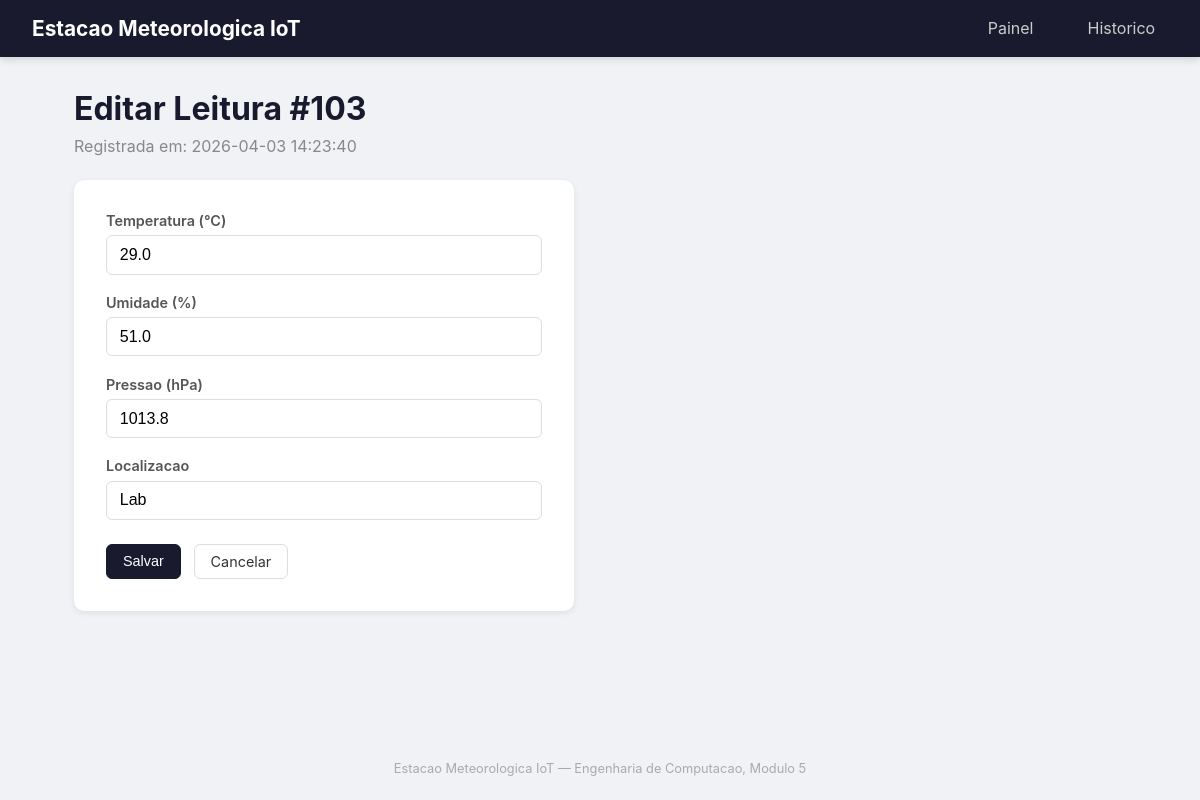
The page /leituras/103 on the database its author committed.
### tables this page shows
CREATE TABLE leituras (
    id INTEGER PRIMARY KEY AUTOINCREMENT,
    temperatura REAL NOT NULL,
    umidade REAL NOT NULL,
    pressao REAL,
    localizacao TEXT DEFAULT 'Lab',
    timestamp DATETIME DEFAULT (datetime('now','localtime'))
);

### app.py (the view)
@app.route('/leituras/<int:id>', methods=['GET'])
def detalhe(id):
    leitura = buscar_leitura(id)
    if not leitura:
        return jsonify({'erro': 'Leitura não encontrada'}), 404
    if request.args.get('formato') == 'json':
        return jsonify(leitura)
    return render_template('editar.html', leitura=leitura)

### database.py (called while the page is built)
def get_db_connection():
    conn = sqlite3.connect(DATABASE, timeout=10)
    conn.execute('PRAGMA journal_mode=WAL')
    conn.execute('PRAGMA busy_timeout=5000')
    conn.row_factory = sqlite3.Row
    return conn

def buscar_leitura(id):
    conn = get_db_connection()
    leitura = conn.execute('SELECT * FROM leituras WHERE id = ?', (id,)).fetchone()
    conn.close()
    if leitura:
        return dict(leitura)
    return None

### templates/editar.html (shortened to what this page needs)
{% extends "base.html" %}
{% block content %}
<h1>Editar Leitura #{{ leitura.id }}</h1>
<p class="subtitle">Registrada em: {{ leitura.timestamp }}</p>
<form id="form-editar" class="form-card">
    <div class="form-group">
        <label for="temperatura">Temperatura (&#176;C)</label>
        <input type="number" step="0.1" id="temperatura" name="temperatura"
               value="{{ leitura.temperatura }}" required>
    </div>
    <div class="form-group">
        <label for="umidade">Umidade (%)</label>
        <input type="number" step="0.1" id="umidade" name="umidade"
               value="{{ leitura.umidade }}" required>
    </div>
    <div class="form-group">
        <label for="pressao">Pressao (hPa)</label>
        <input type="number" step="0.1" id="pressao" name="pressao"
               value="{{ leitura.pressao if leitura.pressao else '' }}">
    </div>
    <div class="form-group">
        <label for="localizacao">Localizacao</label>
        <input type="text" id="localizacao" name="localizacao"
               value="{{ leitura.localizacao }}">
    </div>
    <div class="form-actions">
        <button type="submit" class="btn btn-primary">Salvar</button>
        <a href="{{ url_for('listar') }}" class="btn">Cancelar</a>
    </div>
</form>
{% endblock %}

### static/css/style.css (style rules this page uses)
* { margin: 0; padding: 0; box-sizing: border-box; }
body { font-family: -apple-system, BlinkMacSystemFont, 'Segoe UI', Roboto, sans-serif; background: #f0f2f5; color: #333; min-height: 100vh; display: flex; flex-direction: column; }
.btn { display: inline-block; padding: 0.5rem 1rem; border: 1px solid #ddd; border-radius: 6px; background: #fff; color: #333; cursor: pointer; font-size: 0.9rem; text-decoration: none; transition: all 0.2s; }
.btn-primary { background: #1a1a2e; color: #fff; border-color: #1a1a2e; }
.form-card { background: #fff; border-radius: 10px; padding: 2rem; max-width: 500px; box-shadow: 0 2px 6px rgba(0,0,0,0.08); }
.form-group { margin-bottom: 1.2rem; }
.form-group label { display: block; margin-bottom: 0.4rem; font-weight: 600; font-size: 0.9rem; color: #555; }
.form-group input { width: 100%; padding: 0.6rem 0.8rem; border: 1px solid #ddd; border-radius: 6px; font-size: 1rem; }
.form-actions { display: flex; gap: 0.8rem; margin-top: 1.5rem; }
.subtitle { color: #888; margin-bottom: 1.5rem; }
h1 { margin-bottom: 0.5rem; color: #1a1a2e; }

### rows shown on the page
leituras: id "103", timestamp "2026-04-03 14:23:40", temperatura "29.0", umidade "51.0", pressao "1013.8", localizacao "Lab"
